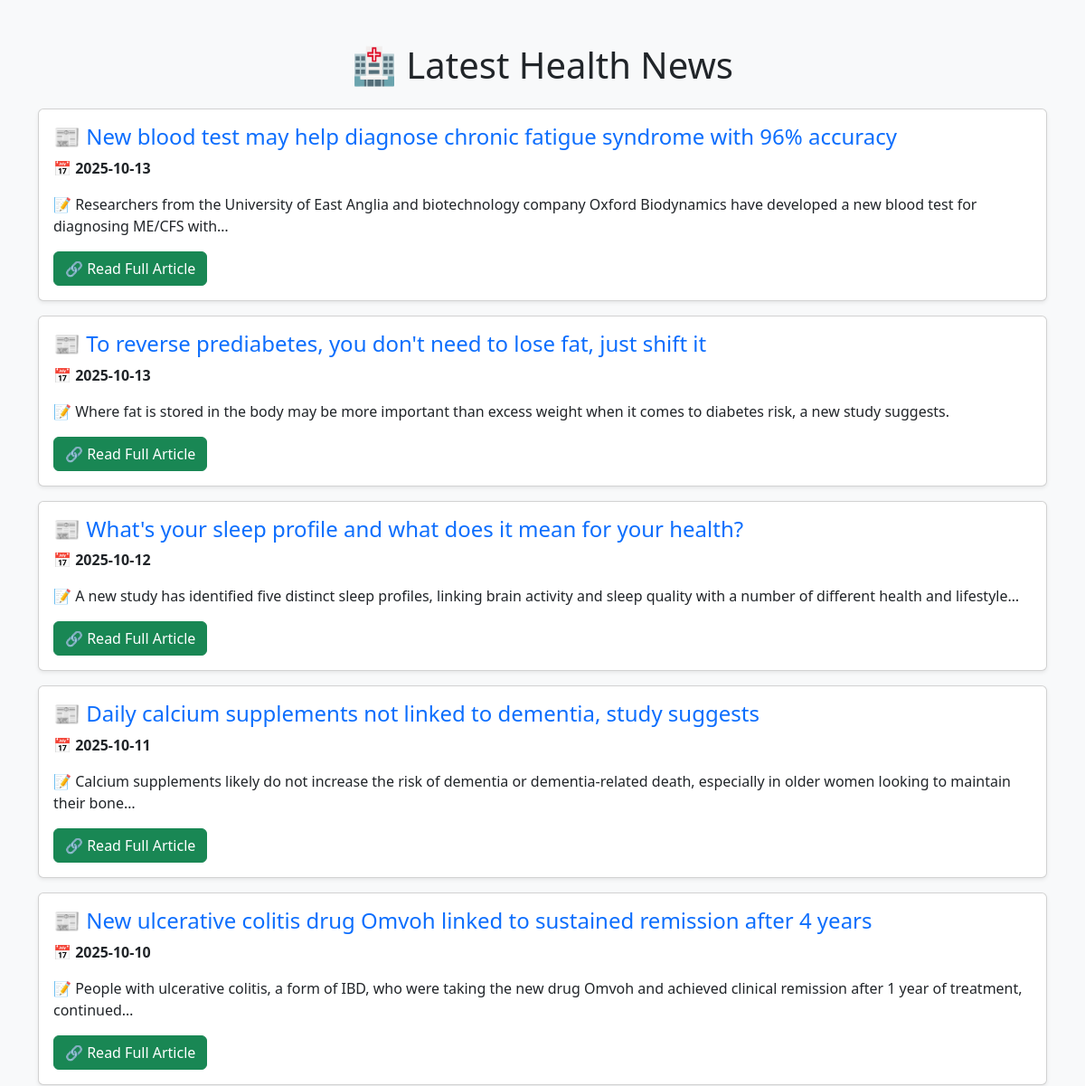
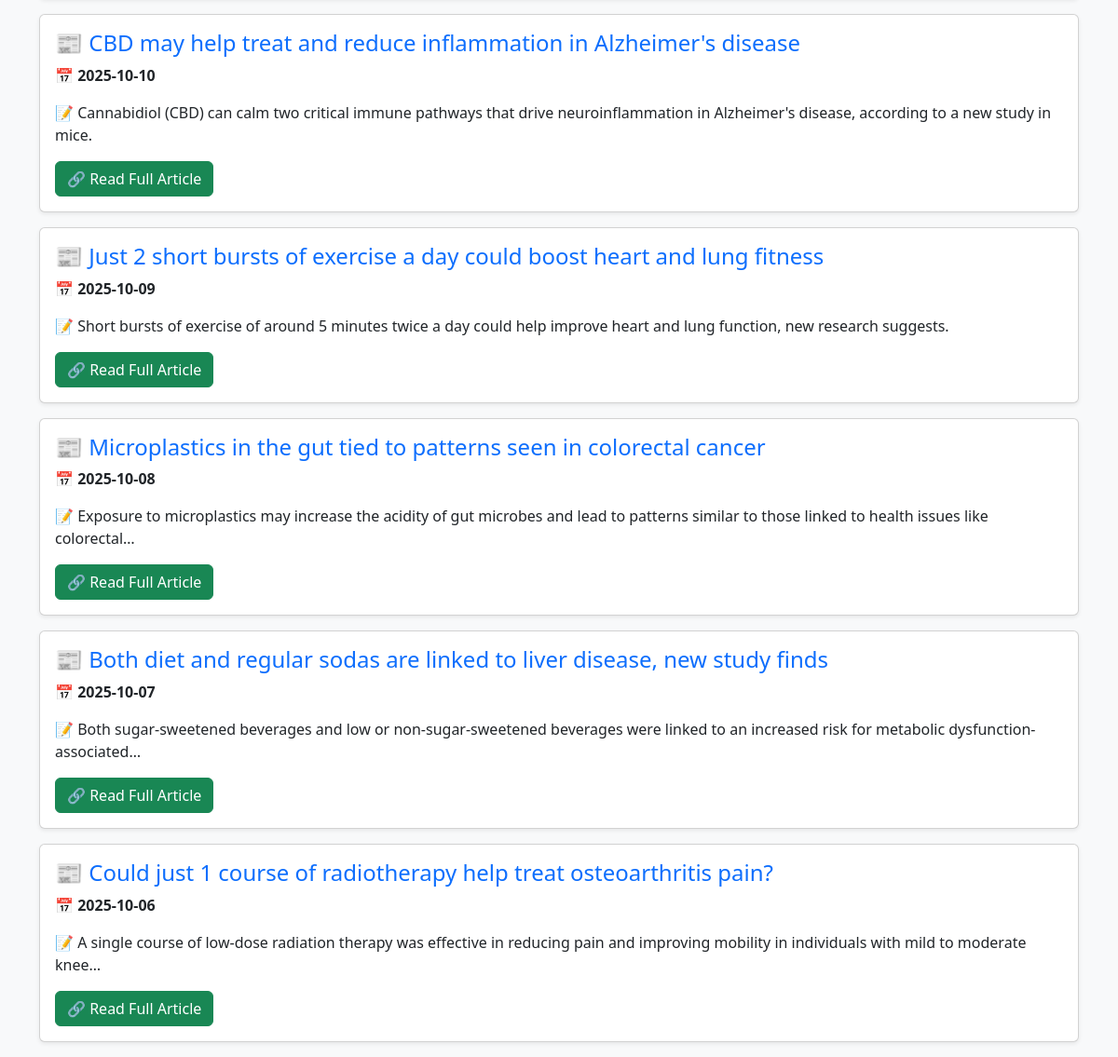
Before: / with the older database file (2 pictures, top to bottom).
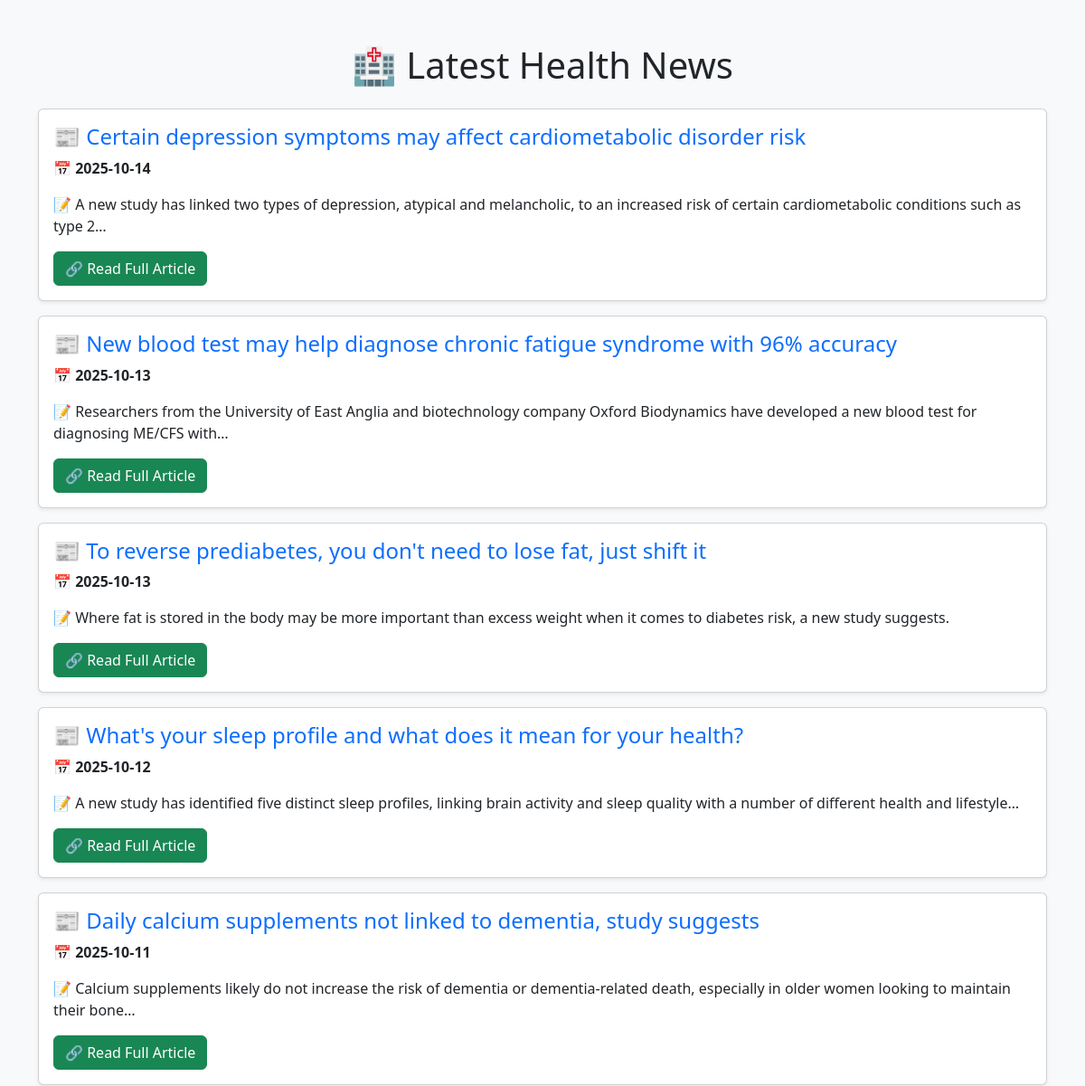
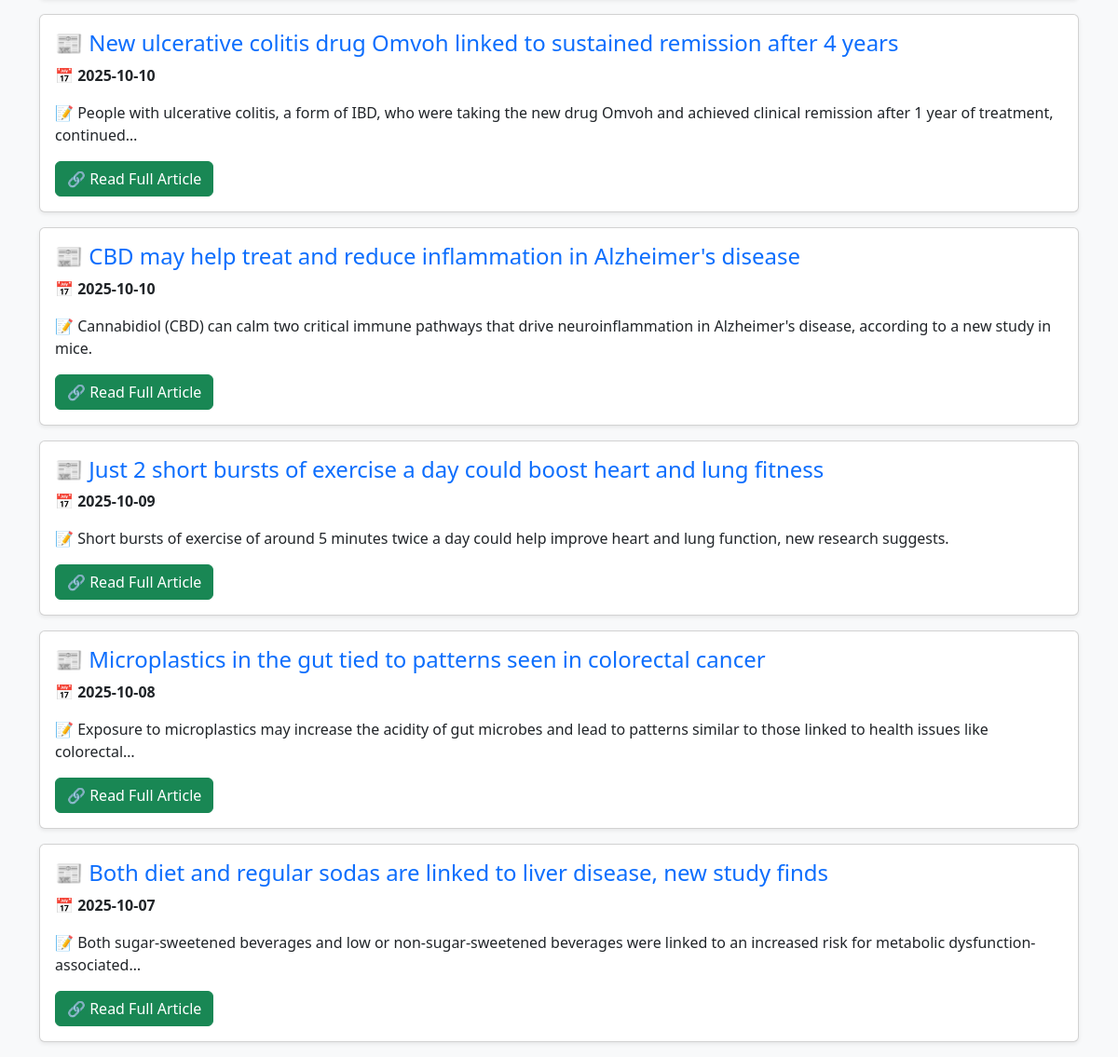
After: the same page with the newer database file (2 pictures, top to bottom).
### tables this page shows
CREATE TABLE news (
        id INTEGER PRIMARY KEY AUTOINCREMENT,
        date TEXT NOT NULL,
        title TEXT UNIQUE, 
        description TEXT,
        news_url TEXT
    );

### app.py (the view)
@app.route("/")
def index():
    page = request.args.get("page", 1, type=int)  # Get the current page number
    limit = 10  # Number of articles per page
    offset = (page - 1) * limit  # Calculate the offset
    news = fetch_news(limit, offset)
    return render_template("index.html", news=news, page=page)

### app.py (called while the page is built)
def fetch_news(limit=10, offset=0):
    conn = sqlite3.connect("health_news.db")
    cursor = conn.cursor()
    cursor.execute("SELECT date, title, description, news_url FROM news ORDER BY date DESC LIMIT ? OFFSET ?", (limit, offset))
    news_list = cursor.fetchall()
    conn.close()
    return news_list

### templates/index.html (shortened to what this page needs)
<!DOCTYPE html>
<html lang="en">
<head>
    <link href="https://cdn.jsdelivr.net/npm/bootstrap@5.3.0/dist/css/bootstrap.min.css" rel="stylesheet">
</head>
<body class="bg-light">
    <div class="container mt-5">
        <h1 class="text-center mb-4">🏥 Latest Health News</h1>
        {% for article in news %}
        <div class="card mb-3 shadow-sm">
            <div class="card-body">
                <h4 class="card-title text-primary">📰 {{ article[1] }}</h4>
                <p class="card-text">📅 <strong>{{ article[0] }}</strong></p>
                <p class="card-text">📝 {{ article[2] }}</p>
                <a href="{{ article[3] }}" class="btn btn-success" target="_blank">🔗 Read Full Article</a>
            </div>
        </div>
        {% endfor %}
    </div>
</body>
</html>

Changed rows visible on the page:
no longer on this page (row unchanged): news: title "Could just 1 course of radiotherapy help treat osteoarthritis pain?", date "2025-10-06", description "A single course of low-dose radiation therapy was effective in reducing pain and improving mobility in individuals with mild to moderate knee…"
added news: title "Certain depression symptoms may affect cardiometabolic disorder risk", date "2025-10-14", description "A new study has linked two types of depression, atypical and melancholic, to an increased risk of certain cardiometabolic conditions such as type 2…"
